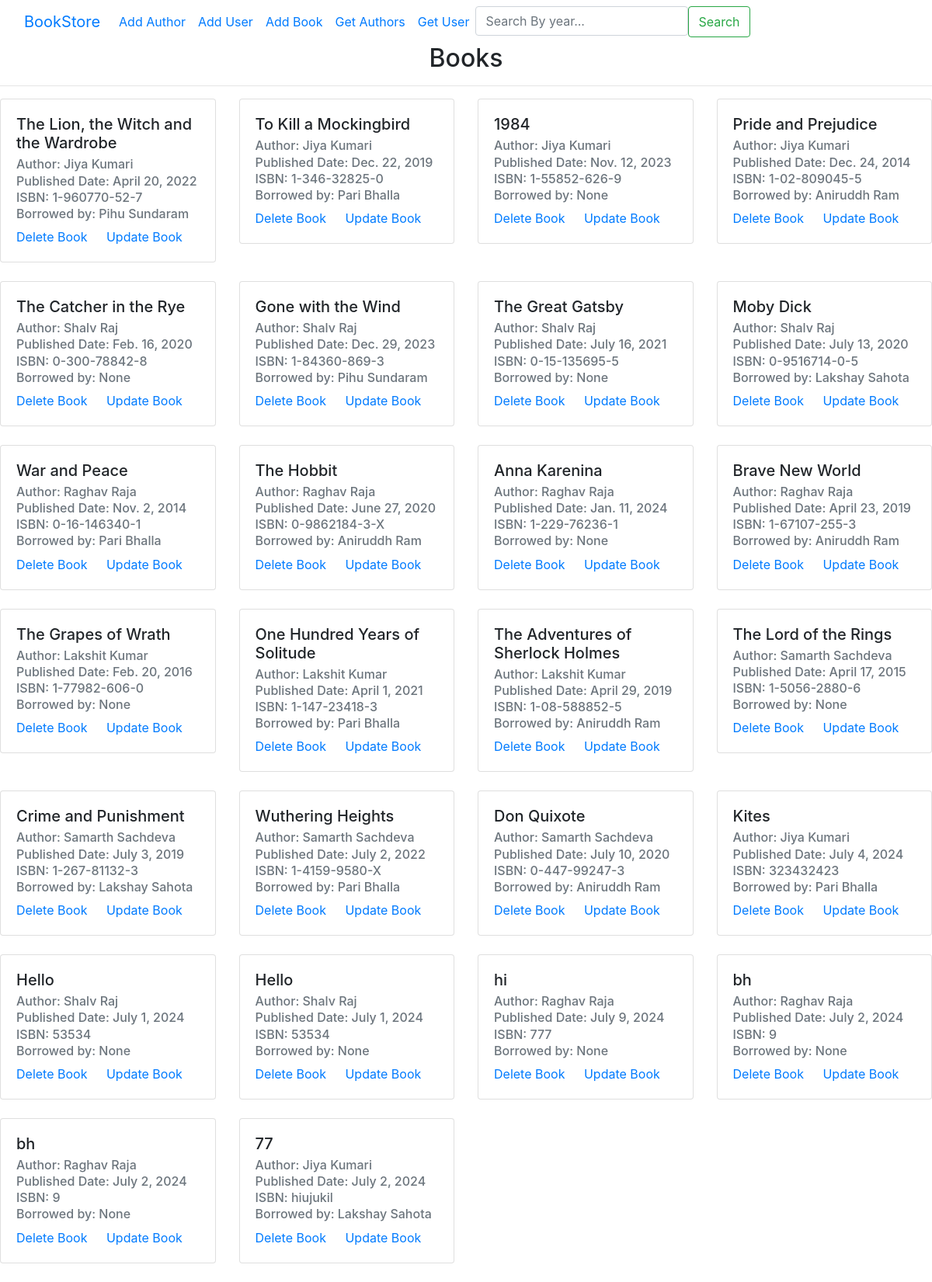
The page / on the database its author committed.
### lms/models.py (models this page shows, shortened)
class Book(models.Model):
    title=models.CharField(max_length=100)
    isbn=models.CharField(max_length=100)
    published_date=models.DateField(db_index=True)
    created_at=models.DateTimeField(auto_now_add=True)
    updated_at=models.DateTimeField(auto_now=True)
    author=models.ForeignKey(Author, on_delete=models.CASCADE, related_name='books')
    user_borrowed=models.ForeignKey(User, on_delete=models.SET_NULL, null=True, blank=True, related_name='books_borrowed')

class Author(models.Model):
    first_name=models.CharField(max_length=100)
    last_name= models.CharField(max_length=100)
    birthdate=models.DateField()
    created_at=models.DateTimeField(auto_now_add=True)
    updated_at=models.DateTimeField(auto_now=True)
    def __str__(self):
        return self.first_name +" " + self.last_name

class User(models.Model):
    username=models.CharField(max_length=100,unique=True)
    email=models.EmailField(unique=True)
    first_name=models.CharField(max_length=100)
    last_name= models.CharField(max_length=100)
    created_at=models.DateTimeField(auto_now_add=True)
    updated_at=models.DateTimeField(auto_now=True)
    def __str__(self):
        return self.first_name +" " + self.last_name

### lms/views.py (the view)
# urls.py: path('', views.get_book, name='getBook'),
def get_book(request):
    year=request.GET.get('search')
    if year:
        books=Book.objects.select_related('user_borrowed','author').filter(published_date__year=year)
    else:
        books = Book.objects.all()
    context={
        'books':books
    }
    return render(request, 'homepage.html', context=context)

### lms/templates/homepage.html
{% extends 'base.html' %} {% block content %} {% include 'navbar.html' %}
<h2 class="text-center">Books</h2>
<hr />
<div class="row">
  {% for book in books %}
  <div class="col-md-3 mb-4">
    <div class="card">
      <div class="card-body">
        <h5 class="card-title">{{ book.title }}</h5>
        <h6 class="card-subtitle mb-2 text-muted">Author: {{ book.author }}</h6>
        <h6 class="card-subtitle mb-2 text-muted">
          Published Date: {{ book.published_date }}
        </h6>
        <h6 class="card-subtitle mb-2 text-muted">ISBN: {{ book.isbn }}</h6>
        <h6 class="card-subtitle mb-2 text-muted">
          Borrowed by: {{ book.user_borrowed }}
        </h6>
        <a href="{% url 'deleteBook' book.id %}" class="card-link"
          >Delete Book</a
        >
        <a href="{% url 'updateBook' book.id %}" class="card-link"
          >Update Book</a
        >
      </div>
    </div>
  </div>
  {% endfor %}
</div>
{% endblock %}

### rows shown on the page
Book: title "The Lion, the Witch and the Wardrobe", author "Jiya Kumari", published_date "April 20, 2022", isbn "1-960770-52-7", user_borrowed "Pihu Sundaram"
Book: title "To Kill a Mockingbird", author "Jiya Kumari", published_date "Dec. 22, 2019", isbn "1-346-32825-0", user_borrowed "Pari Bhalla"
Book: title "1984", author "Jiya Kumari", published_date "Nov. 12, 2023", isbn "1-55852-626-9", user_borrowed "None"
Book: title "Pride and Prejudice", author "Jiya Kumari", published_date "Dec. 24, 2014", isbn "1-02-809045-5", user_borrowed "Aniruddh Ram"
Book: title "The Catcher in the Rye", author "Shalv Raj", published_date "Feb. 16, 2020", isbn "0-300-78842-8", user_borrowed "None"
Book: title "Gone with the Wind", author "Shalv Raj", published_date "Dec. 29, 2023", isbn "1-84360-869-3", user_borrowed "Pihu Sundaram"
Book: title "The Great Gatsby", author "Shalv Raj", published_date "July 16, 2021", isbn "0-15-135695-5", user_borrowed "None"
Book: title "Moby Dick", author "Shalv Raj", published_date "July 13, 2020", isbn "0-9516714-0-5", user_borrowed "Lakshay Sahota"
Book: title "War and Peace", author "Raghav Raja", published_date "Nov. 2, 2014", isbn "0-16-146340-1", user_borrowed "Pari Bhalla"
Book: title "The Hobbit", author "Raghav Raja", published_date "June 27, 2020", isbn "0-9862184-3-X", user_borrowed "Aniruddh Ram"
Book: title "Anna Karenina", author "Raghav Raja", published_date "Jan. 11, 2024", isbn "1-229-76236-1", user_borrowed "None"
Book: title "Brave New World", author "Raghav Raja", published_date "April 23, 2019", isbn "1-67107-255-3", user_borrowed "Aniruddh Ram"
Book: title "The Grapes of Wrath", author "Lakshit Kumar", published_date "Feb. 20, 2016", isbn "1-77982-606-0", user_borrowed "None"
Book: title "One Hundred Years of Solitude", author "Lakshit Kumar", published_date "April 1, 2021", isbn "1-147-23418-3", user_borrowed "Pari Bhalla"
Book: title "The Adventures of Sherlock Holmes", author "Lakshit Kumar", published_date "April 29, 2019", isbn "1-08-588852-5", user_borrowed "Aniruddh Ram"
Book: title "The Lord of the Rings", author "Samarth Sachdeva", published_date "April 17, 2015", isbn "1-5056-2880-6", user_borrowed "None"
Book: title "Crime and Punishment", author "Samarth Sachdeva", published_date "July 3, 2019", isbn "1-267-81132-3", user_borrowed "Lakshay Sahota"
Book: title "Wuthering Heights", author "Samarth Sachdeva", published_date "July 2, 2022", isbn "1-4159-9580-X", user_borrowed "Pari Bhalla"
Book: title "Don Quixote", author "Samarth Sachdeva", published_date "July 10, 2020", isbn "0-447-99247-3", user_borrowed "Aniruddh Ram"
Book: title "Kites", author "Jiya Kumari", published_date "July 4, 2024", isbn "323432423", user_borrowed "Pari Bhalla"
Book: title "Hello", author "Shalv Raj", published_date "July 1, 2024", isbn "53534", user_borrowed "None"
Book: title "Hello", author "Shalv Raj", published_date "July 1, 2024", isbn "53534", user_borrowed "None"
Book: title "hi", author "Raghav Raja", published_date "July 9, 2024", isbn "777", user_borrowed "None"
Book: title "bh", author "Raghav Raja", published_date "July 2, 2024", isbn "9", user_borrowed "None"
Book: title "bh", author "Raghav Raja", published_date "July 2, 2024", isbn "9", user_borrowed "None"
Book: title "77", author "Jiya Kumari", published_date "July 2, 2024", isbn "hiujukil", user_borrowed "Lakshay Sahota"
